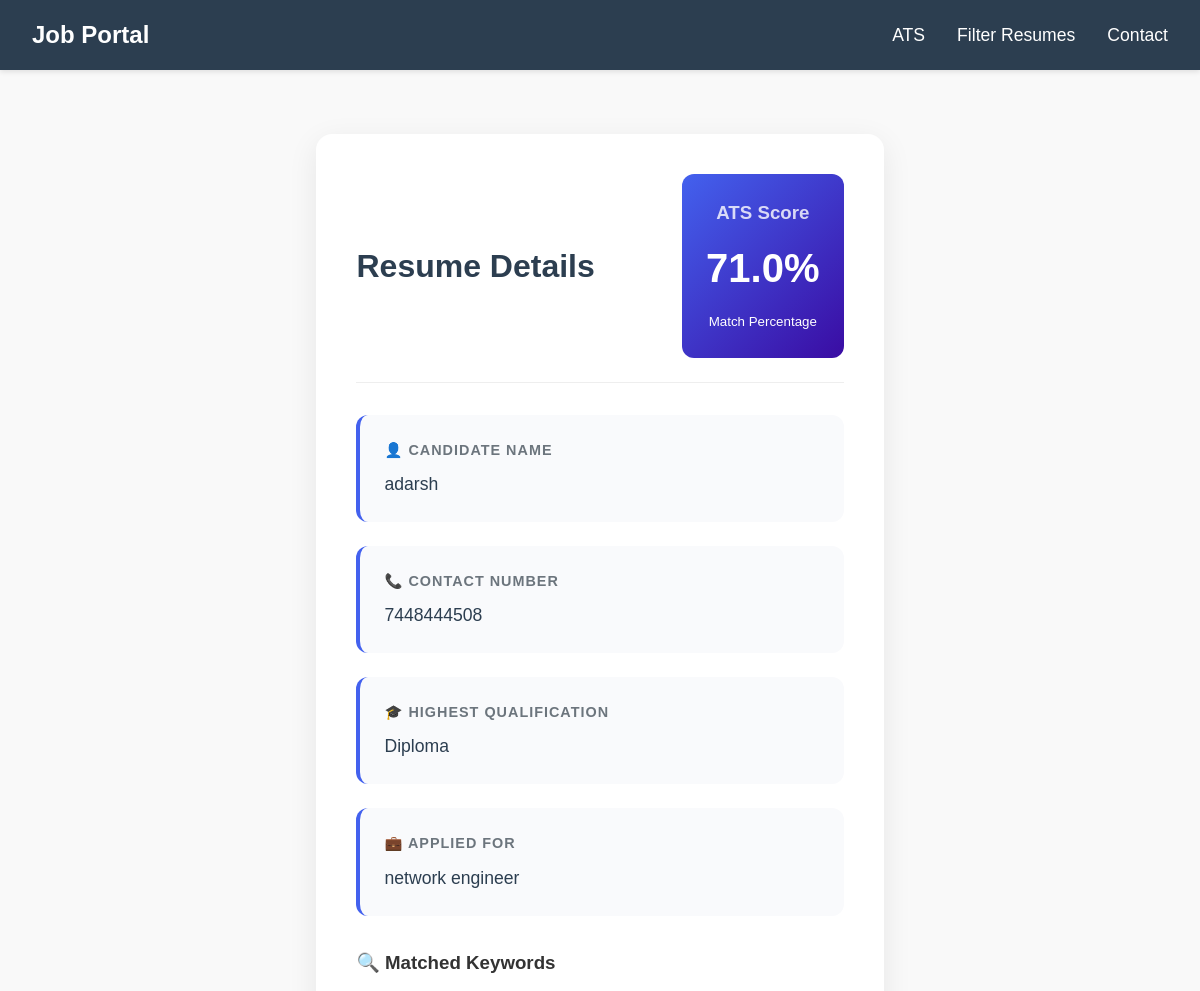
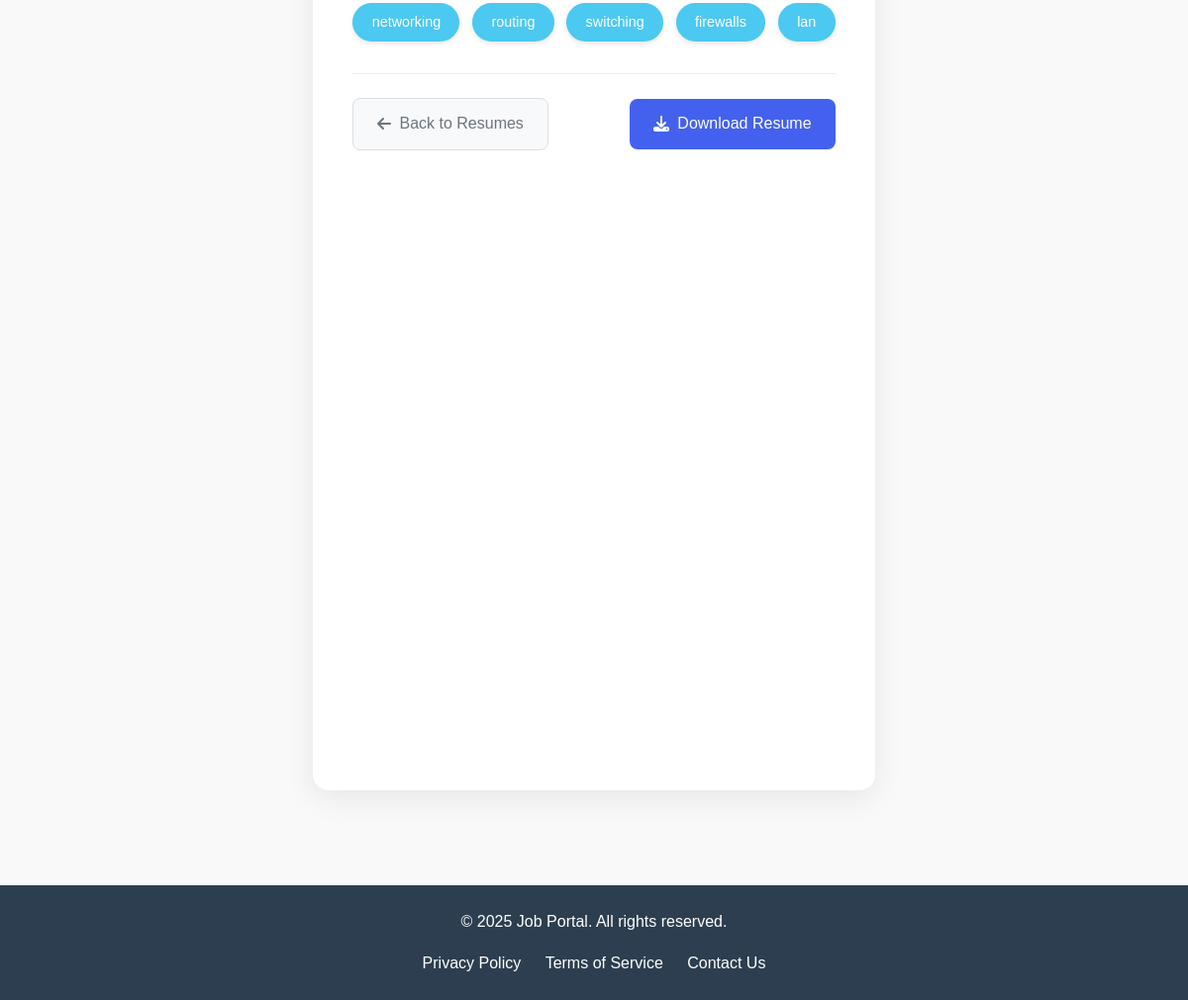
The app's page /resume/90/ with its own data (2 pictures, top to bottom).
### mainapp/models.py (models this page shows, shortened)
class Resume(models.Model):
    name = models.CharField(max_length=100)
    phone_number = models.CharField(max_length=10,default='91+00000000')
    qualification = models.CharField(choices=CATEGORY_CHOICE,max_length=15)
    file = models.FileField(upload_to='resumes/')
    uploaded_at = models.DateTimeField(auto_now_add=True)
    job_role = models.CharField(max_length=255, default='Not Specified')
    ats_score = models.FloatField(default=0)
    matched_keywords = models.TextField()
    raw_text = models.TextField(blank=True, null=True)
    def get_matched_keywords(self):
        return json.loads(self.matched_keywords)

### mainapp/views.py (the view)
# urls.py: path('resume/<int:resume_id>/', views.resume_detail, name='resume_detail'),
def resume_detail(request, resume_id):
    resume = get_object_or_404(Resume, id=resume_id)
    file_url = resume.file.url if resume.file else None
    is_pdf = file_url.lower().endswith('.pdf') if file_url else False
    return render(request, 'resume_detail.html', {
        'resume': resume,
        'file_url': file_url,
        'is_pdf': is_pdf
    })

### templates/resume_detail.html (shortened to what this page needs)
{% extends "base.html" %}
{% load static %}
{% block content %}
<div class="resume-detail-container">
    <div class="resume-header">
        <h1>Resume Details</h1>
        <div class="score-card">
            <h3>ATS Score</h3>
            <div class="score">{{ resume.ats_score }}%</div>
            <small>Match Percentage</small>
        </div>
    </div>
    <div class="detail-grid">
        <div class="detail-card">
            <h3>👤 Candidate Name</h3>
            <p>{{ resume.name }}</p>
        </div>
        <div class="detail-card">
            <h3>📞 Contact Number</h3>
            <p>{{ resume.phone_number }}</p>
        </div>
        <div class="detail-card">
            <h3>🎓 Highest Qualification</h3>
            <p>{{ resume.get_qualification_display }}</p>
        </div>
        <div class="detail-card">
            <h3>💼 Applied For</h3>
            <p>{{ resume.job_role|default:"Not specified" }}</p>
        </div>
    </div>
    <div class="keywords-container">
        <h3>🔍 Matched Keywords</h3>
        <div class="keywords-grid">
            {% for keyword in resume.get_matched_keywords %}
                <span class="keyword">{{ keyword }}</span>
            {% empty %}
                <p>No keywords matched</p>
            {% endfor %}
        </div>
    </div>
    <div class="resume-actions">
        <a href="{% url 'high_score_resumes' %}" class="btn btn-back">
            <i class="fas fa-arrow-left"></i> Back to Resumes
        </a>
        <a href="{% url 'download_resume' resume.id %}" download class="btn btn-download">
            <i class="fas fa-download"></i> Download Resume
        </a>
    </div>
    {% if is_pdf %}
    <div class="resume-viewer">
            {% if is_pdf %}
            <iframe src="{{ file_url }}" width="100%" height="600px" style="border: none;"></iframe>
        {% else %}
            <p>This file is not previewable. <a href="{{ file_url }}">Download Resume</a></p>
        {% endif %}
    </div>
    {% endif %}
</div>
{% endblock %}

### static/css/style.css (style rules this page uses)
* { margin: 0; padding: 0; box-sizing: border-box; }
body { font-family: 'Arial', sans-serif; line-height: 1.6; color: #333; background-color: #f9f9f9; display: flex; flex-direction: column; min-height: 100vh; }

### templates/resume_detail.html (style rules this page uses)
.resume-detail-container { max-width: 900px; margin: 2rem auto; padding: 2.5rem; background: white; border-radius: 16px; box-shadow: 0 8px 30px rgba(0, 0, 0, 0.08); }
.resume-header { display: flex; justify-content: space-between; align-items: center; margin-bottom: 2rem; padding-bottom: 1.5rem; border-bottom: 1px solid #eee; }
.resume-header h1 { color: #2c3e50; font-size: 2rem; font-weight: 700; margin: 0; }
.detail-grid { display: grid; grid-template-columns: repeat(auto-fill, minmax(300px, 1fr)); gap: 1.5rem; margin-bottom: 2rem; }
.detail-card { background: #f9fafc; padding: 1.5rem; border-radius: 12px; border-left: 4px solid #4361ee; transition: all 0.3s ease; }
.detail-card h3 { color: #6c757d; font-size: 0.9rem; text-transform: uppercase; letter-spacing: 1px; margin-bottom: 0.5rem; }
.detail-card p { color: #2c3e50; font-size: 1.1rem; margin: 0; font-weight: 500; }
.score-card { background: linear-gradient(135deg, #4361ee 0%, #3a0ca3 100%); color: white; padding: 1.5rem; border-radius: 12px; text-align: center; }
.score-card h3 { color: rgba(255, 255, 255, 0.8); margin-bottom: 0.5rem; }
.score-card .score { font-size: 2.5rem; font-weight: 700; margin: 0.5rem 0; }
.keywords-container { margin: 2rem 0; }
.keywords-grid { display: flex; flex-wrap: wrap; gap: 0.8rem; margin-top: 1rem; }
.keyword { background: #4cc9f0; color: white; padding: 0.5rem 1.2rem; border-radius: 20px; font-size: 0.9rem; font-weight: 500; box-shadow: 0 2px 5px rgba(0, 0, 0, 0.1); }
.resume-actions { display: flex; justify-content: space-between; align-items: center; margin-top: 2rem; padding-top: 1.5rem; border-top: 1px solid #eee; }
.btn { display: inline-flex; align-items: center; gap: 0.5rem; padding: 0.8rem 1.5rem; border-radius: 8px; font-weight: 500; text-decoration: none; transition: all 0.3s ease; }
.btn-back { background: #f8f9fa; color: #6c757d; border: 1px solid #ddd; }
.btn-download { background: #4361ee; color: white; }

### records on screen
Resume: ats_score "71.0", name "adarsh", phone_number "7448444508", qualification "Diploma", job_role "network engineer"

### other values on screen
{{ keyword }} "networking" "routing" "switching" "firewalls" "lan"
